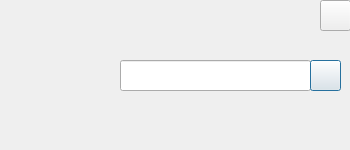
<?xml version="1.0" encoding="UTF-8"?>
<ui version="4.0">
 <class>LoginDlg</class>
 <widget class="QDialog" name="LoginDlg">
  <property name="geometry">
   <rect>
    <x>0</x>
    <y>0</y>
    <width>350</width>
    <height>150</height>
   </rect>
  </property>
  <property name="font">
   <font>
    <family>Calibri</family>
    <pointsize>8</pointsize>
   </font>
  </property>
  <property name="windowTitle">
   <string>Login</string>
  </property>
  <widget class="QLabel" name="labelMdp">
   <property name="geometry">
    <rect>
     <x>10</x>
     <y>60</y>
     <width>101</width>
     <height>31</height>
    </rect>
   </property>
   <property name="font">
    <font>
     <pointsize>10</pointsize>
     <weight>75</weight>
     <bold>true</bold>
    </font>
   </property>
   <property name="text">
    <string/>
   </property>
   <property name="alignment">
    <set>Qt::AlignCenter</set>
   </property>
  </widget>
  <widget class="QLineEdit" name="lineEditMdp">
   <property name="geometry">
    <rect>
     <x>120</x>
     <y>60</y>
     <width>191</width>
     <height>31</height>
    </rect>
   </property>
  </widget>
  <widget class="QPushButton" name="pushButtonValiderMdp">
   <property name="geometry">
    <rect>
     <x>310</x>
     <y>60</y>
     <width>31</width>
     <height>31</height>
    </rect>
   </property>
   <property name="text">
    <string/>
   </property>
   <property name="iconSize">
    <size>
     <width>32</width>
     <height>32</height>
    </size>
   </property>
  </widget>
  <widget class="QPushButton" name="pushButtonCloseMdp">
   <property name="geometry">
    <rect>
     <x>320</x>
     <y>0</y>
     <width>31</width>
     <height>31</height>
    </rect>
   </property>
   <property name="text">
    <string/>
   </property>
   <property name="iconSize">
    <size>
     <width>32</width>
     <height>32</height>
    </size>
   </property>
  </widget>
 </widget>
 <resources/>
 <connections/>
</ui>
